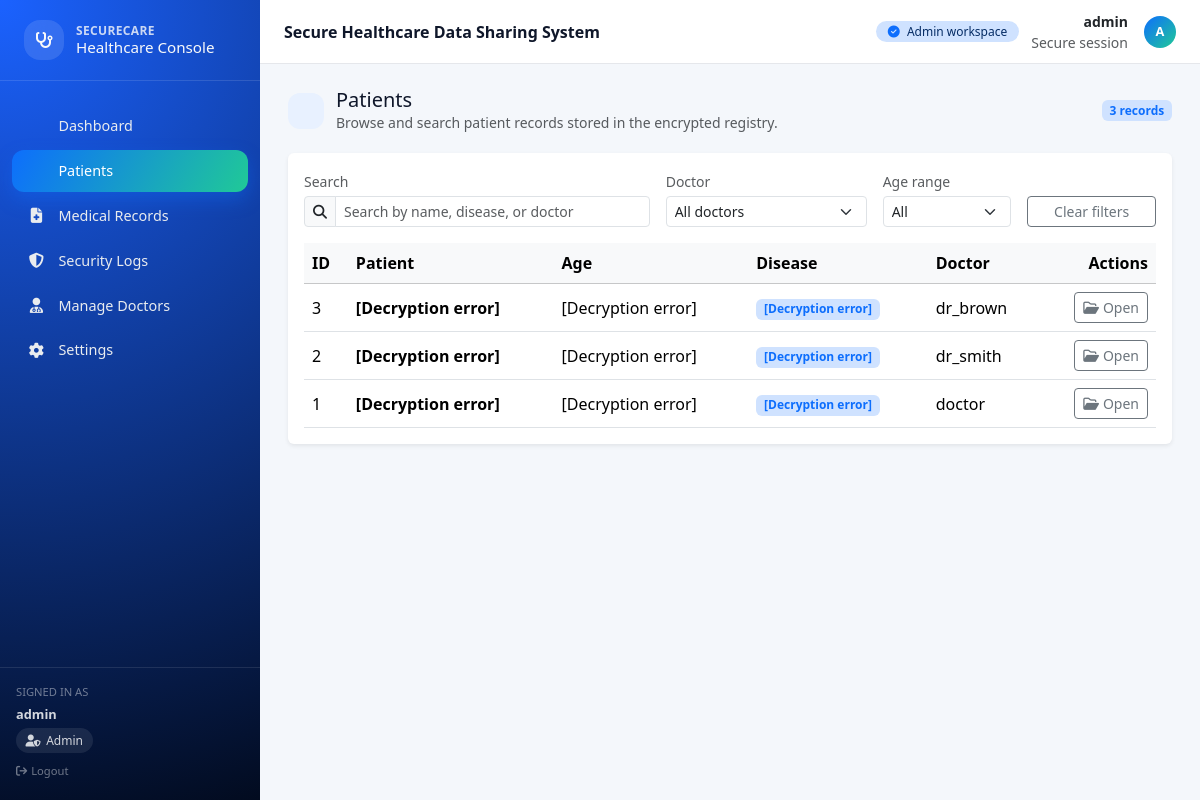
The app's page /patients (signed in) with its own data.
### tables this page shows
CREATE TABLE patients (
            id INTEGER PRIMARY KEY AUTOINCREMENT,
            name_encrypted BLOB NOT NULL,
            age_encrypted BLOB NOT NULL,
            disease_encrypted BLOB NOT NULL,
            prescription_encrypted BLOB NOT NULL,
            created_by INTEGER NOT NULL,
            FOREIGN KEY (created_by) REFERENCES users(id)
        );

CREATE TABLE users (
            id INTEGER PRIMARY KEY AUTOINCREMENT,
            username TEXT UNIQUE NOT NULL,
            password_hash TEXT NOT NULL,
            role TEXT NOT NULL CHECK (role IN ('admin', 'doctor'))
        );

### web/secure_healthcare/app.py (the view)
@app.route("/patients")
@login_required
@role_required("doctor", "admin")
def view_patients():
    user_id = session.get("user_id")
    user_role = session.get("user_role")
    conn = get_db_connection()
    cur = conn.cursor()
    base_query = """
        SELECT p.id,
               p.name_encrypted,
               p.age_encrypted,
               p.disease_encrypted,
               p.prescription_encrypted,
               u.username AS doctor_username
        FROM patients p
        JOIN users u ON p.created_by = u.id
    """
    if user_role == "doctor":
        cur.execute(base_query + " WHERE p.created_by = ? ORDER BY p.id DESC", (user_id,))
    else:
        cur.execute(base_query + " ORDER BY p.id DESC")
    rows = cur.fetchall()
    conn.close()
    patients = []
    doctors = set()
    for row in rows:
        try:
            name = decrypt_text(row["name_encrypted"])
            age = decrypt_text(row["age_encrypted"])
            disease = decrypt_text(row["disease_encrypted"])
            prescription = decrypt_text(row["prescription_encrypted"])
        except Exception:
            name = "[Decryption error]"
            age = "[Decryption error]"
            disease = "[Decryption error]"
            prescription = "[Decryption error]"
        doctor_username = row["doctor_username"]
        doctors.add(doctor_username)
        patients.append(
            {
                "id": row["id"],
                "name": name,
                "age": age,
                "disease": disease,
                "prescription": prescription,
                "doctor_username": doctor_username,
            }
        )
    return render_template(
        "view_patients.html",
        patients=patients,
        doctors=sorted(doctors),
    )

### web/secure_healthcare/app.py (called while the page is built, shortened)
def get_db_connection():
    conn = sqlite3.connect(DB_NAME)
    conn.row_factory = sqlite3.Row
    return conn

@app.before_request
def make_session_secure() -> None:
    session.permanent = False

def login_required(f):
    @wraps(f)
    def decorated_function(*args, **kwargs):
        return f(*args, **kwargs)
    return decorated_function

def role_required(*roles):
    def decorator(f):
        @wraps(f)
        def decorated_function(*args, **kwargs):
            return f(*args, **kwargs)
        return decorated_function
    return decorator

### web/secure_healthcare/encryption.py (called while the page is built)
def load_key():
    if not os.path.exists(KEY_FILE):
        raise FileNotFoundError(
            f"Encryption key file {KEY_FILE} not found. "
            "Make sure to run generate_key() first."
        )
    with open(KEY_FILE, "rb") as f:
        key = f.read()
    return key

def get_cipher():
    key = load_key()
    return Fernet(key)

def decrypt_text(token: bytes) -> str:
    cipher = get_cipher()
    return cipher.decrypt(token).decode("utf-8")

### web/secure_healthcare/templates/view_patients.html (shortened to what this page needs)
{% extends "base.html" %}
{% block content %}
<div class="page-heading">
  <div class="page-heading-title">
    <div class="page-heading-icon">
    </div>
    <div>
      <h1>Patients</h1>
      <div class="text-muted small">
        Browse and search patient records stored in the encrypted registry.
      </div>
    </div>
  </div>
  <div class="d-flex flex-wrap gap-2">
    <div class="badge bg-primary-subtle text-primary align-self-center">
      {{ patients|length }} records
    </div>
  </div>
</div>
<div class="card border-0 shadow-sm">
  <div class="card-body">
    <div class="row g-2 g-md-3 mb-3 align-items-end">
      <div class="col-12 col-md-5">
        <label for="patientSearch" class="form-label small text-muted mb-1">
          Search
        </label>
        <div class="input-group input-group-sm">
          <span class="input-group-text">
            <i class="fa-solid fa-magnifying-glass"></i>
          </span>
          <input
            type="text"
            id="patientSearch"
            class="form-control"
            placeholder="Search by name, disease, or doctor"
          />
        </div>
      </div>
      <div class="col-6 col-md-3">
        <label for="doctorFilter" class="form-label small text-muted mb-1">
          Doctor
        </label>
        <select id="doctorFilter" class="form-select form-select-sm">
          <option value="">All doctors</option>
        </select>
      </div>
      <div class="col-6 col-md-2">
        <label for="ageFilter" class="form-label small text-muted mb-1">
          Age range
        </label>
        <select id="ageFilter" class="form-select form-select-sm">
          <option value="">All</option>
        </select>
      </div>
      <div class="col-12 col-md-2 text-md-end">
        <button id="clearFilters" class="btn btn-outline-secondary btn-sm w-100 w-md-auto">
          Clear filters
        </button>
      </div>
    </div>
    {% if patients %}
    <div class="table-responsive">
      <table class="table table-hover align-middle mb-0" id="patientsTable">
        <thead class="table-light">
          <tr>
            <th scope="col">ID</th>
            <th scope="col">Patient</th>
            <th scope="col">Age</th>
            <th scope="col">Disease</th>
            <th scope="col">Doctor</th>
            <th scope="col" class="text-end">Actions</th>
          </tr>
        </thead>
        <tbody>
          {% for p in patients %}
          <tr
            class="patient-row"
            data-name="{{ p.name|lower }}"
            data-age="{{ p.age }}"
            data-disease="{{ p.disease|lower }}"
            data-doctor="{{ p.doctor_username|lower }}"
            onclick="window.location='{{ url_for('patient_profile', patient_id=p.id) }}'"
          >
            <td>{{ p.id }}</td>
            <td>
              <div class="fw-semibold">{{ p.name }}</div>
            </td>
            <td>{{ p.age }}</td>
            <td>
              <span class="badge bg-primary-subtle text-primary">
                {{ p.disease }}
              </span>
            </td>
            <td>{{ p.doctor_username }}</td>
            <td class="text-end">
              <a
                href="{{ url_for('patient_profile', patient_id=p.id) }}"
                class="btn btn-outline-secondary btn-sm"
                onclick="event.stopPropagation();"
              >
                <i class="fa-regular fa-folder-open me-1"></i>Open
              </a>
            </td>
          </tr>
          {% endfor %}
        </tbody>
      </table>
    </div>
    {% else %}
    <div class="text-center text-muted small py-4">
      No patient records found yet.
    </div>
    {% endif %}
  </div>
</div>
{% endblock %}

### web/secure_healthcare/templates/base.html (shortened to what this page needs)
<!DOCTYPE html>
<html lang="en">
<head>
  <link
    href="https://cdn.jsdelivr.net/npm/bootstrap@5.3.3/dist/css/bootstrap.min.css"
    rel="stylesheet"
  />
  <link
    rel="stylesheet"
    href="https://cdnjs.cloudflare.com/ajax/libs/font-awesome/6.5.1/css/all.min.css"
  />
</head>
<body>
  <div class="app-shell">
    {% if session.get("user_id") %}
    <aside class="sidebar" id="sidebar">
      <div class="sidebar-brand">
        <div class="sidebar-brand-icon">
          <i class="fa-solid fa-stethoscope"></i>
        </div>
        <div class="sidebar-brand-title">
          <span>SecureCare</span>
          <span>Healthcare Console</span>
        </div>
      </div>
      <nav class="sidebar-nav nav flex-column mt-2">
        <a
          class="nav-link {% if request.endpoint == 'dashboard' %}active{% endif %}"
          href="{{ url_for('dashboard') }}"
        >
          <span>Dashboard</span>
        </a>
        <a
          class="nav-link {% if request.endpoint in ['view_patients', 'patient_profile'] %}active{% endif %}"
          href="{{ url_for('view_patients') }}"
        >
          <span>Patients</span>
        </a>
        <a
          class="nav-link {% if request.endpoint == 'medical_records' %}active{% endif %}"
          href="{{ url_for('medical_records') }}"
        >
          <i class="fa-solid fa-file-medical"></i>
          <span>Medical Records</span>
        </a>
        {% if session.get('user_role') == 'admin' %}
        <a
          class="nav-link {% if request.endpoint == 'security_logs' %}active{% endif %}"
          href="{{ url_for('security_logs') }}"
        >
          <i class="fa-solid fa-shield-halved"></i>
          <span>Security Logs</span>
        </a>
        {% endif %}
        {% if session.get('user_role') == 'admin' %}
        <a
          class="nav-link {% if request.endpoint == 'manage_doctors' %}active{% endif %}"
          href="{{ url_for('manage_doctors') }}"
        >
          <i class="fa-solid fa-user-doctor"></i>
          <span>Manage Doctors</span>
        </a>
        {% endif %}
        <a
          class="nav-link {% if request.endpoint == 'settings' %}active{% endif %}"
          href="{{ url_for('settings') }}"
        >
          <i class="fa-solid fa-gear"></i>
          <span>Settings</span>
        </a>
      </nav>
      <div class="sidebar-footer">
        <div class="mb-1 text-truncate">
          <small class="text-uppercase text-white-50">Signed in as</small>
        </div>
        <div class="fw-semibold mb-1 text-truncate">
          {{ session.get('username') }}
        </div>
        <div class="role-pill mb-2">
          <i class="fa-solid fa-user-shield"></i>
          <span>{{ session.get('user_role')|capitalize }}</span>
        </div>
        <div>
          <a
            href="{{ url_for('logout') }}"
            class="text-decoration-none text-white-50 small"
          >
            <i class="fa-solid fa-arrow-right-from-bracket me-1"></i>Logout
          </a>
        </div>
      </div>
    </aside>
    {% endif %}
    <div class="main-pane">
      {% if session.get("user_id") %}
      <header class="topbar">
        <div class="topbar-title">
          <span>Secure Healthcare Data Sharing System</span>
        </div>
        <div class="topbar-user">
          <span
            class="badge badge-role bg-hospital fw-normal text-primary-emphasis bg-primary-subtle"
          >
            <i class="fa-solid fa-circle-check me-1 text-primary"></i>
            {{ session.get('user_role')|capitalize }} workspace
          </span>
          <div class="d-none d-sm-flex flex-column text-end me-1">
            <span class="small fw-semibold">{{ session.get('username') }}</span>
            <span class="small text-muted">Secure session</span>
          </div>
          <div class="avatar">
            {{ session.get('username')[0]|upper if session.get('username') }}
          </div>
        </div>
      </header>
      {% endif %}
      <main class="main-content">
        {% block content %}{% endblock %}
      </main>
    </div>
  </div>
</body>
</html>

### web/secure_healthcare/templates/base.html (style rules this page uses)
:root { --hospital-primary: #0d6efd; --hospital-primary-soft: #e8f1ff; --hospital-accent: #20c997; --hospital-bg: #f4f7fb; --hospital-sidebar: #061b3a; }
body { font-family: system-ui, -apple-system, BlinkMacSystemFont, "Segoe UI", sans-serif; background-color: var(--hospital-bg); min-height: 100vh; }
.app-shell { display: flex; min-height: 100vh; }
.sidebar { width: 260px; background: radial-gradient(circle at top left, #1b62ff, #020b1f); color: #f8f9fa; display: flex; flex-direction: column; position: sticky; top: 0; height: 100vh; z-index: 1030; }
.sidebar-brand { padding: 1.25rem 1.5rem; display: flex; align-items: center; gap: 0.75rem; border-bottom: 1px solid rgba(255, 255, 255, 0.12); }
.sidebar-brand-icon { width: 40px; height: 40px; border-radius: 16px; background: rgba(255, 255, 255, 0.12); display: flex; align-items: center; justify-content: center; backdrop-filter: blur(10px); }
.sidebar-brand-title { font-size: 0.95rem; line-height: 1.2; }
.sidebar-brand-title span { display: block; }
.sidebar-brand-title span:first-child { font-weight: 600; letter-spacing: 0.03em; text-transform: uppercase; font-size: 0.75rem; opacity: 0.8; }
.sidebar-nav { padding: 1rem 0.75rem 1rem 0.75rem; flex: 1; overflow-y: auto; }
.sidebar-nav .nav-link { color: #e9ecef; border-radius: 0.75rem; padding: 0.65rem 0.9rem; display: flex; align-items: center; gap: 0.75rem; font-size: 0.9rem; margin-bottom: 0.15rem; transition: background 0.2s ease, transform 0.1s ease, color 0.2s ease; white-space: nowrap; }
.sidebar-nav .nav-link i { width: 1.25rem; text-align: center; font-size: 0.95rem; }
.sidebar-nav .nav-link.active { background: linear-gradient( 120deg, var(--hospital-primary), var(--hospital-accent) ); color: #ffffff; box-shadow: 0 8px 18px rgba(13, 110, 253, 0.35); }
.sidebar-footer { padding: 0.85rem 1rem 1.25rem 1rem; border-top: 1px solid rgba(255, 255, 255, 0.12); font-size: 0.8rem; opacity: 0.85; }
.sidebar-footer .role-pill { display: inline-flex; align-items: center; gap: 0.35rem; padding: 0.2rem 0.6rem; border-radius: 999px; background: rgba(255, 255, 255, 0.1); font-size: 0.75rem; }
.main-pane { flex: 1; display: flex; flex-direction: column; min-width: 0; }
.topbar { height: 64px; background-color: #ffffff; border-bottom: 1px solid #e5e7eb; display: flex; align-items: center; justify-content: space-between; padding: 0 1.5rem; position: sticky; top: 0; z-index: 1020; }
.topbar-title { font-weight: 600; font-size: 1rem; display: flex; align-items: center; gap: 0.4rem; color: #0f172a; }
.topbar .badge-role { font-weight: 500; border-radius: 999px; padding: 0.3rem 0.75rem; font-size: 0.75rem; }
.topbar-user { display: flex; align-items: center; gap: 0.75rem; }
.avatar { width: 32px; height: 32px; border-radius: 999px; background: linear-gradient(135deg, #0d6efd, #20c997); display: flex; align-items: center; justify-content: center; font-size: 0.8rem; color: #ffffff; font-weight: 600; }
.main-content { padding: 1.5rem 1.75rem; flex: 1; min-height: 0; }
.page-heading { display: flex; align-items: center; justify-content: space-between; margin-bottom: 1.25rem; gap: 1rem; }
.page-heading-title { display: flex; align-items: center; gap: 0.75rem; }
.page-heading-icon { width: 36px; height: 36px; border-radius: 12px; background: var(--hospital-primary-soft); display: flex; align-items: center; justify-content: center; color: var(--hospital-primary); }
.page-heading h1 { font-size: 1.25rem; margin: 0; color: #0f172a; }

### web/secure_healthcare/templates/view_patients.html (style rules this page uses)
.patient-row { cursor: pointer; transition: background-color 0.12s ease; }

### records on screen
patients: id "3", name "[Decryption error]", age "[Decryption error]", disease "[Decryption error]", doctor_username "dr_brown"
patients: id "2", name "[Decryption error]", age "[Decryption error]", disease "[Decryption error]", doctor_username "dr_smith"
patients: id "1", name "[Decryption error]", age "[Decryption error]", disease "[Decryption error]", doctor_username "doctor"

### other values on screen
{{ session.get('username') }} "admin"
{{ session.get('user_role')|capitalize }} "Admin"
{{ session.get('username')[0]|upper if session.get('username') }} "A"
{{ patients|length }} "3"
